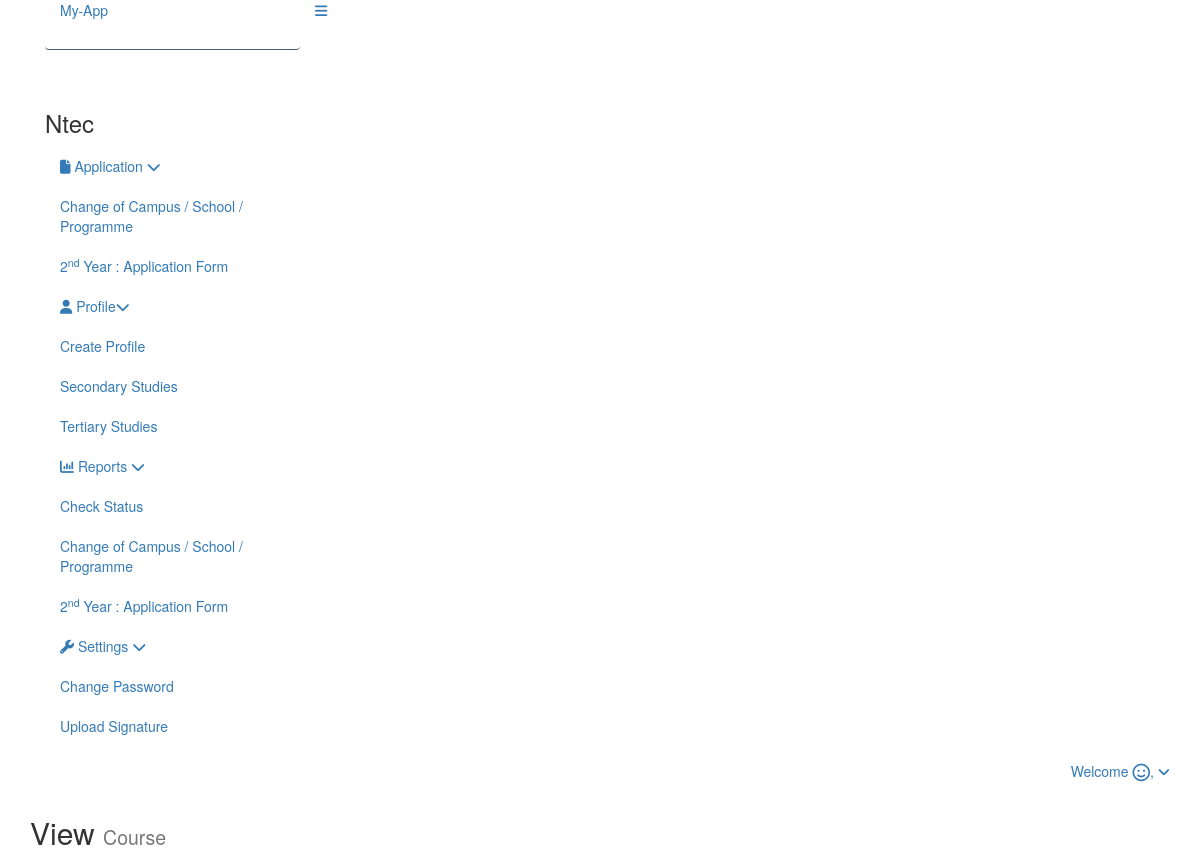
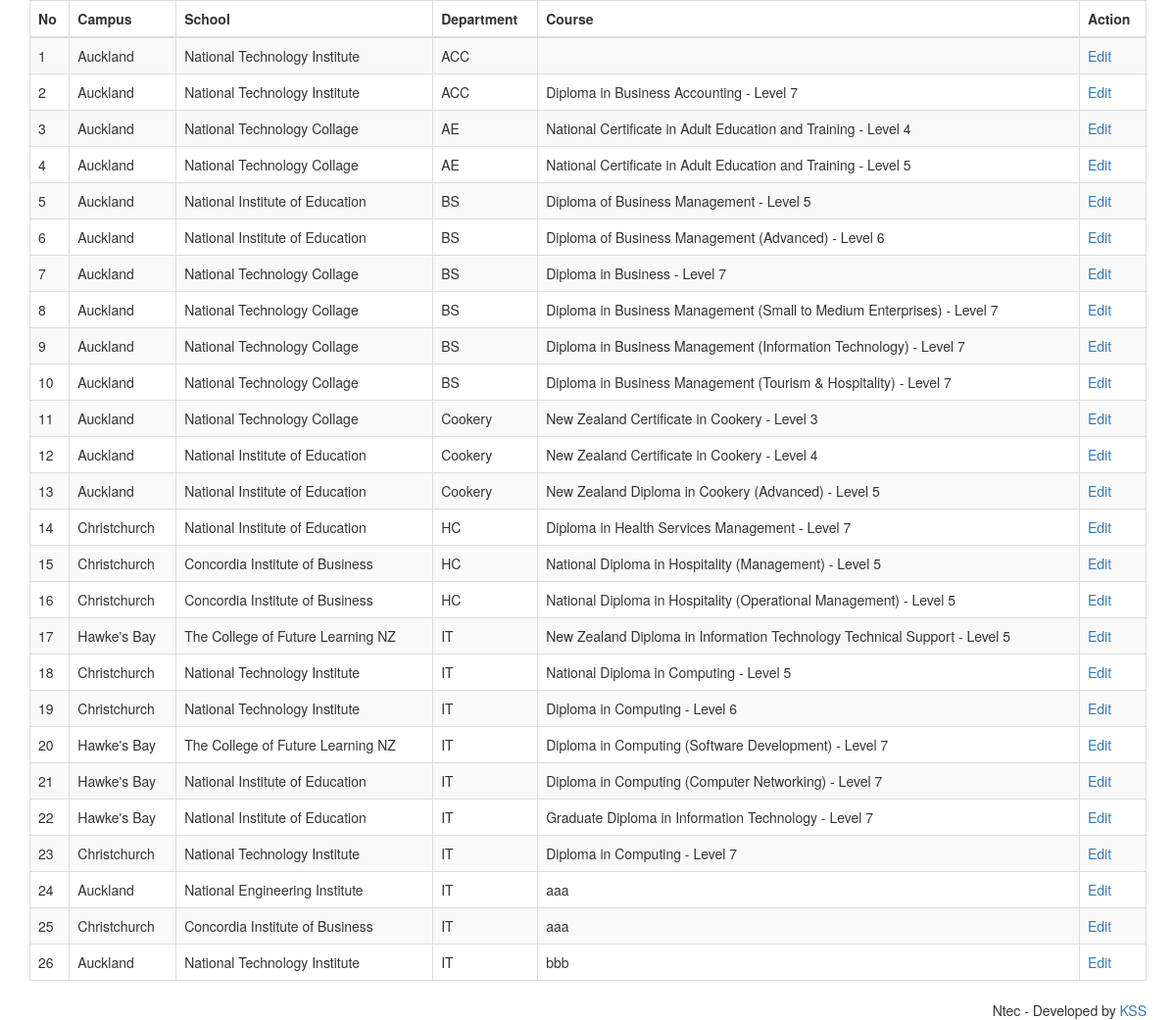
Page /index.php/course/view_course on the committed database (2 pictures, top to bottom).
### tables this page shows
CREATE TABLE IF NOT EXISTS `course` (
  `crsId` int(11) NOT NULL AUTO_INCREMENT,
  `sId` int(11) NOT NULL,
  `mcId` int(11) DEFAULT '0',
  `courseName` varchar(100) NOT NULL,
  PRIMARY KEY (`crsId`),
  KEY `sId` (`sId`),
  KEY `sId_2` (`sId`),
  KEY `mcId` (`mcId`)
);

CREATE TABLE IF NOT EXISTS `campus` (
  `camId` int(11) NOT NULL AUTO_INCREMENT,
  `campusName` varchar(50) NOT NULL,
  PRIMARY KEY (`camId`)
);

CREATE TABLE IF NOT EXISTS `school` (
  `sId` int(11) NOT NULL AUTO_INCREMENT,
  `camId` int(11) NOT NULL,
  `schoolName` varchar(100) NOT NULL,
  PRIMARY KEY (`sId`),
  KEY `camId` (`camId`)
);

CREATE TABLE IF NOT EXISTS `maincourse` (
  `mcId` int(11) NOT NULL AUTO_INCREMENT,
  `mainDescription` varchar(200) NOT NULL,
  PRIMARY KEY (`mcId`)
);

### application/controllers/Course.php (called while the page is built, shortened)
<?php if ( ! defined('BASEPATH')) exit('No direct script access allowed');
class Course extends CI_Controller {
	public function view_course(){
		$this->load->model('Course_model');
		$cmId = $this->session->userdata('cmId');
		if($cmId == 0){
			$data['courseData'] = $this->Course_model->viewCourse($cmId);
		}else{
			$data['courseData'] = $this->Course_model->viewCourse($cmId);
		}
		$this->load->view('dash/header');
		$this->load->view('course/viewCourse',$data);
		$this->load->view('dash/footer');
	}
}

### index.php (called while the page is built, shortened)
<?php
require_once BASEPATH.'core/CodeIgniter.php';

### application/models/Course_model.php (called while the page is built, shortened)
<?php
class Course_model extends CI_Model {
	public function viewCourse($cmId) {
		$this->db->select('c.*, s.*,ca.*,mc.*');
		$this->db->from('course c');
		$this->db->join('school s', 's.sId = c.sId');
		$this->db->join('campus ca', 'ca.camId = s.camId');
		$this->db->join('maincourse mc', 'mc.mcId = c.mcId');
		$this->db->order_by('c.crsId', 'ASC');
		$query = $this->db->get();
		return $query->result_array();
    }
}

### application/views/course/viewCourse.php (the view, shortened to what this page needs)
<div class="row">
       <div class="col-md-12 col-sm-12 col-xs-12">
           <div class="x_panel">
               <div class="x_title">
                   <h2>View <small>Course</small></h2>
               </div>
               <div class="x_content">
                   <table id="datatable" class="table table-striped table-bordered">
                   <thead>
                     <tr>
                       <th>No</th>
                       <th>Campus</th>
                       <th>School</th>
                       <th>Department</th>
                       <th>Course</th>
                       <th>Action</th>
                     </tr>
                   </thead>
                   <tbody>
                   <?php
			$k = 0;
			while ($k < count($courseData)) {
				$crsId = $courseData[$k]['crsId'];
				$campusName = $courseData[$k]['campusName'];
				$schoolName = $courseData[$k]['schoolName'];
				$mainDescription = $courseData[$k]['mainDescription'];
				$courseName = $courseData[$k]['courseName'];
			?>
                     <tr><td><?php echo $k + 1; ?></td><td><?php echo $campusName; ?></td><td><?php echo $schoolName; ?></td><td><?php echo $mainDescription; ?></td><td><?php echo $courseName; ?></td><td><a href="<?php echo base_url();?>Course/view/<?php echo $crsId;?>">Edit</a></td></tr>
                     <?php
				$k++;
                     }
                     ?>
                   </tbody>
                 </table>
               </div>
           </div>
       </div>
   </div>

### application/views/dash/header.php (shortened to what this page needs)
<!DOCTYPE html>
<html lang="en">
<head>
<link href="<?php echo base_url();?>assets/dash/vendors/bootstrap/dist/css/bootstrap.min.css" rel="stylesheet">
<link href="<?php echo base_url();?>assets/dash/vendors/font-awesome/css/font-awesome.min.css" rel="stylesheet">
<link href="<?php echo base_url();?>assets/dash/vendors/iCheck/skins/flat/green.css" rel="stylesheet">
<link href="<?php echo base_url();?>assets/dash/vendors/datatables.net-bs/css/dataTables.bootstrap.min.css" rel="stylesheet">
<link href="<?php echo base_url();?>assets/dash/vendors/datatables.net-buttons-bs/css/buttons.bootstrap.min.css" rel="stylesheet">
<link href="<?php echo base_url();?>assets/dash/vendors/datatables.net-fixedheader-bs/css/fixedHeader.bootstrap.min.css" rel="stylesheet">
<link href="<?php echo base_url();?>assets/dash/vendors/datatables.net-responsive-bs/css/responsive.bootstrap.min.css" rel="stylesheet">
<link href="<?php echo base_url();?>assets/dash/vendors/datatables.net-scroller-bs/css/scroller.bootstrap.min.css" rel="stylesheet">
<link href="<?php echo base_url();?>assets/dash/vendors/bootstrap-progressbar/css/bootstrap-progressbar-3.3.4.min.css" rel="stylesheet">
<link href="<?php echo base_url();?>assets/dash/vendors/pnotify/dist/pnotify.css" rel="stylesheet">
<link href="<?php echo base_url();?>assets/dash/vendors/pnotify/dist/pnotify.buttons.css" rel="stylesheet">
<link href="<?php echo base_url();?>assets/dash/vendors/pnotify/dist/pnotify.nonblock.css" rel="stylesheet">
<link href="<?php echo base_url();?>assets/dash/css/maps/jquery-jvectormap-2.0.3.css" rel="stylesheet"/>
<link rel="stylesheet" href="https://code.jquery.com/ui/1.12.0/themes/base/jquery-ui.css">
<link rel="stylesheet" href="https://jqueryui.com/resources/demos/style.css">
<link href="<?php echo base_url();?>assets/dash/build/css/custom.min.css" rel="stylesheet">
</head>
<body class="nav-md">
<div class="container body">
<div class="main_container">
<div class="col-md-3 left_col">
  <div class="left_col scroll-view">
    <div class="navbar nav_title" style="border: 0; border-bottom:1px solid #435b73;">
   <div class="col-md-12 hidden-xs">
     <a href="<?php echo base_url();?>Main/Digital_Receptionist" class="site_title">
     	<span>My-App</span></a>
   </div>
     </div>
    <br />
    <div id="sidebar-menu" class="main_menu_side hidden-print main_menu">
      <div class="menu_section">
        <h3>Ntec</h3>
        <ul class="nav side-menu">
          <?php
		$usrType = $this->session->userdata('usrType');
		if($usrType == 0){
        ?>
          <li><a><i class="fa fa-file"></i> Application <span class="fa fa-chevron-down"></span></a>
            <ul class="nav child_menu">
              <li><a href="<?php echo base_url(); ?>Main/change_csp">Change of Campus / School / Programme</a></li>
              <li><a href="<?php echo base_url(); ?>Main/second_year">2<sup>nd</sup> Year : Application Form</a></li>
            </ul>
          </li>
          <li><a><i class="fa fa-user"></i> Profile<span class="fa fa-chevron-down"></span></a>
            <ul class="nav child_menu">
              <li><a href="<?php echo base_url(); ?>Main/show_profile">Create Profile</a></li>
              <li><a href="<?php echo base_url(); ?>Main/secondary_studies">Secondary Studies</a> </li>
              <li><a href="<?php echo base_url(); ?>Main/tertiary_tudies">Tertiary Studies</a></li>
            </ul>
          </li>
          <?php
		}
        ?>
          <?php
			if($usrType == 3 || $usrType == 6 || $usrType == 0){
			?>
          <li><a><i class="fa fa-bar-chart-o"></i> Reports <span class="fa fa-chevron-down"></span></a>
            <ul class="nav child_menu">
              <li><a>Check Status</a>
                <ul class="nav child_menu">
                  <li><a href="<?php echo base_url(); ?>Main/rpt_csp">Change of Campus / School / Programme</a></li>
                  <li><a href="<?php echo base_url(); ?>Main/rpt_second_year">2<sup>nd</sup> Year : Application Form</a></li>
                </ul>
              </li>
            </ul>
          </li>
          <?php
			  }
			  ?>
          <li><a><i class="fa fa-wrench"></i> Settings <span class="fa fa-chevron-down"></span></a>
            <ul class="nav child_menu">
              <li><a href="<?php echo base_url();?>Login/change_password">Change Password</a></li>
              <li><a href="<?php echo base_url();?>Main/upload_signature">Upload Signature</a></li>
            </ul>
          </li>
        </ul>
      </div>
    </div>
  </div>
</div>
<div class="top_nav">
  <div class="nav_menu">
    <nav>
      <div class="nav toggle"> <a id="menu_toggle"><i class="fa fa-bars"></i></a> </div>
      <ul class="nav navbar-nav navbar-right">
        <li class=""><a href="javascript:;" class="user-profile dropdown-toggle" data-toggle="dropdown" aria-expanded="false">
          <span>Welcome <i class="fa fa-smile-o fa-lg" aria-hidden="true"></i>,</span> <?php echo $this->session->userdata('frstName');?> <span class=" fa fa-angle-down"></span> </a>
        </li>
      </ul>
    </nav>
  </div>
</div>
<div class="right_col" role="main">

### application/views/dash/footer.php (shortened to what this page needs)
</div>
        <footer>
          <div class="pull-right">
            Ntec - Developed by <a href="https://www.facebook.com/krishu.dawatagolla">KSS</a>
          </div>
          <div class="clearfix"></div>
        </footer>
      </div>
    </div>
  </body>
</html>

### rows in the picture
course: campus.campusName "Auckland", sId.schoolName "National Technology Institute", mcId.mainDescription "ACC"
course: campus.campusName "Auckland", sId.schoolName "National Technology Institute", mcId.mainDescription "ACC", courseName "Diploma in Business Accounting - Level 7"
course: campus.campusName "Auckland", sId.schoolName "National Technology Collage", mcId.mainDescription "AE", courseName "National Certificate in Adult Education and Training - Level 4"
course: campus.campusName "Auckland", sId.schoolName "National Technology Collage", mcId.mainDescription "AE", courseName "National Certificate in Adult Education and Training - Level 5"
course: campus.campusName "Auckland", sId.schoolName "National Institute of Education", mcId.mainDescription "BS", courseName "Diploma of Business Management - Level 5"
course: campus.campusName "Auckland", sId.schoolName "National Institute of Education", mcId.mainDescription "BS", courseName "Diploma of Business Management (Advanced) - Level 6"
course: campus.campusName "Auckland", sId.schoolName "National Technology Collage", mcId.mainDescription "BS", courseName "Diploma in Business - Level 7"
course: campus.campusName "Auckland", sId.schoolName "National Technology Collage", mcId.mainDescription "BS", courseName "Diploma in Business Management (Small to Medium Enterprises) - Level 7"
course: campus.campusName "Auckland", sId.schoolName "National Technology Collage", mcId.mainDescription "BS", courseName "Diploma in Business Management (Information Technology) - Level 7"
course: campus.campusName "Auckland", sId.schoolName "National Technology Collage", mcId.mainDescription "BS", courseName "Diploma in Business Management (Tourism & Hospitality) - Level 7"
course: campus.campusName "Auckland", sId.schoolName "National Technology Collage", mcId.mainDescription "Cookery", courseName "New Zealand Certificate in Cookery - Level 3"
course: campus.campusName "Auckland", sId.schoolName "National Institute of Education", mcId.mainDescription "Cookery", courseName "New Zealand Certificate in Cookery - Level 4"
course: campus.campusName "Auckland", sId.schoolName "National Institute of Education", mcId.mainDescription "Cookery", courseName "New Zealand Diploma in Cookery (Advanced) - Level 5"
course: campus.campusName "Christchurch", sId.schoolName "National Institute of Education", mcId.mainDescription "HC", courseName "Diploma in Health Services Management - Level 7"
course: campus.campusName "Christchurch", sId.schoolName "Concordia Institute of Business", mcId.mainDescription "HC", courseName "National Diploma in Hospitality (Management) - Level 5"
course: campus.campusName "Christchurch", sId.schoolName "Concordia Institute of Business", mcId.mainDescription "HC", courseName "National Diploma in Hospitality (Operational Management) - Level 5"
course: campus.campusName "Hawke's Bay", sId.schoolName "The College of Future Learning NZ", mcId.mainDescription "IT", courseName "New Zealand Diploma in Information Technology Technical Support - Level 5"
course: campus.campusName "Christchurch", sId.schoolName "National Technology Institute", mcId.mainDescription "IT", courseName "National Diploma in Computing - Level 5"
course: campus.campusName "Christchurch", sId.schoolName "National Technology Institute", mcId.mainDescription "IT", courseName "Diploma in Computing - Level 6"
course: campus.campusName "Hawke's Bay", sId.schoolName "The College of Future Learning NZ", mcId.mainDescription "IT", courseName "Diploma in Computing (Software Development) - Level 7"
course: campus.campusName "Hawke's Bay", sId.schoolName "National Institute of Education", mcId.mainDescription "IT", courseName "Diploma in Computing (Computer Networking) - Level 7"
course: campus.campusName "Hawke's Bay", sId.schoolName "National Institute of Education", mcId.mainDescription "IT", courseName "Graduate Diploma in Information Technology - Level 7"
course: campus.campusName "Christchurch", sId.schoolName "National Technology Institute", mcId.mainDescription "IT", courseName "Diploma in Computing - Level 7"
course: campus.campusName "Auckland", sId.schoolName "National Engineering Institute", mcId.mainDescription "IT", courseName "aaa"
course: campus.campusName "Christchurch", sId.schoolName "Concordia Institute of Business", mcId.mainDescription "IT", courseName "aaa"
course: campus.campusName "Auckland", sId.schoolName "National Technology Institute", mcId.mainDescription "IT", courseName "bbb"
